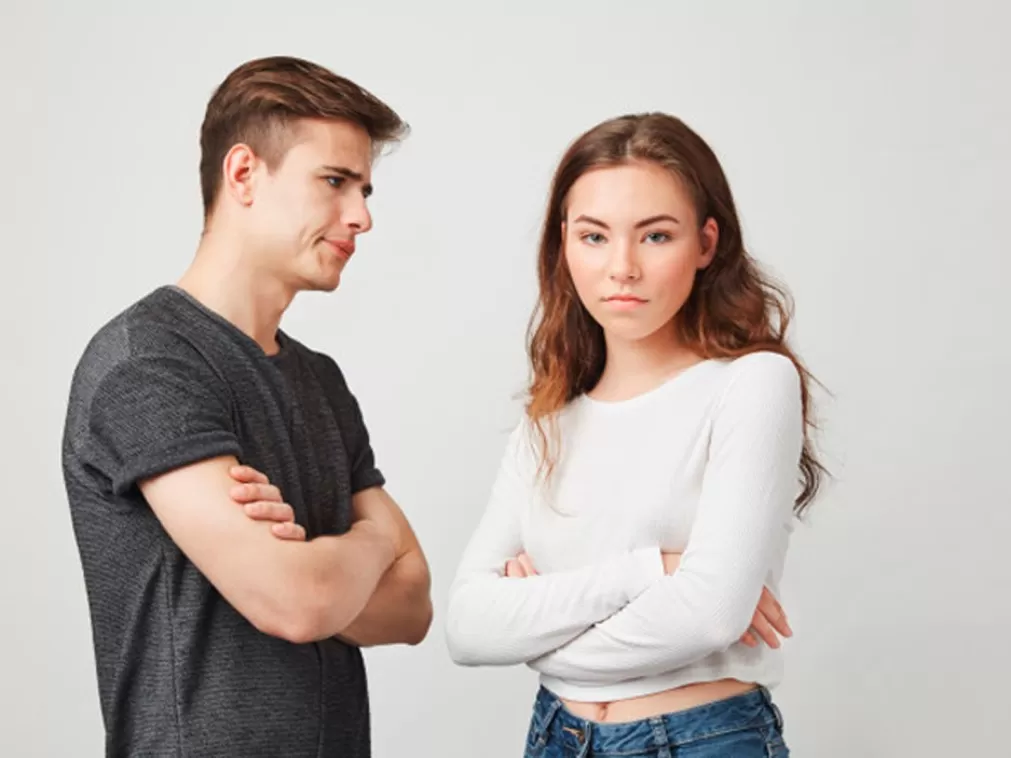
#> input picture data/input/input.jpg, 1011 x 758 px; its folder holds only this picture in this run
$ python -i generator_utils.py   (imports and definitions only)
#> lines starting #> are read from the running program, lines starting #| are printed output that depends on the picture; after the words box and inside, x2 and y2 are one past the last pixel; in counts of white or black regions, pixels touching at a corner belong together
#> further down, picture is the input picture: shape (758, 1011, 3); mean B, G, R 178, 182.5, 190.8
import cv2
import numpy as np
import os
import random

def remove_background(image):
    # 1. Converte para escala de cinza
    gray = cv2.cvtColor(image, cv2.COLOR_BGR2GRAY)
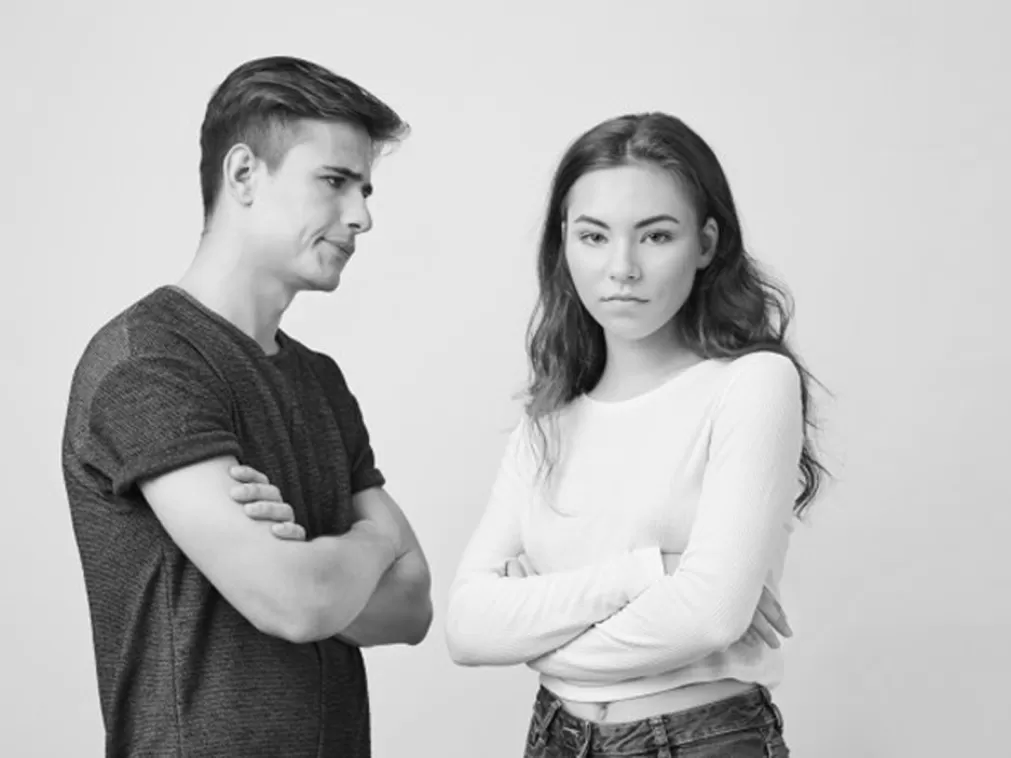
#> gray: shape (758, 1011); min 4, max 253, mean 184.5

    # 2. Aplica um leve desfoque para reduzir ruído nas bordas
    blurred = cv2.GaussianBlur(gray, (5, 5), 0)

    # 3. Threshold de Otsu: ele calcula o melhor limiar sozinho
    # (melhor que o fixo 240 que você estava usando)
    _, mask = cv2.threshold(blurred, 0, 255, cv2.THRESH_BINARY_INV + cv2.THRESH_OTSU)
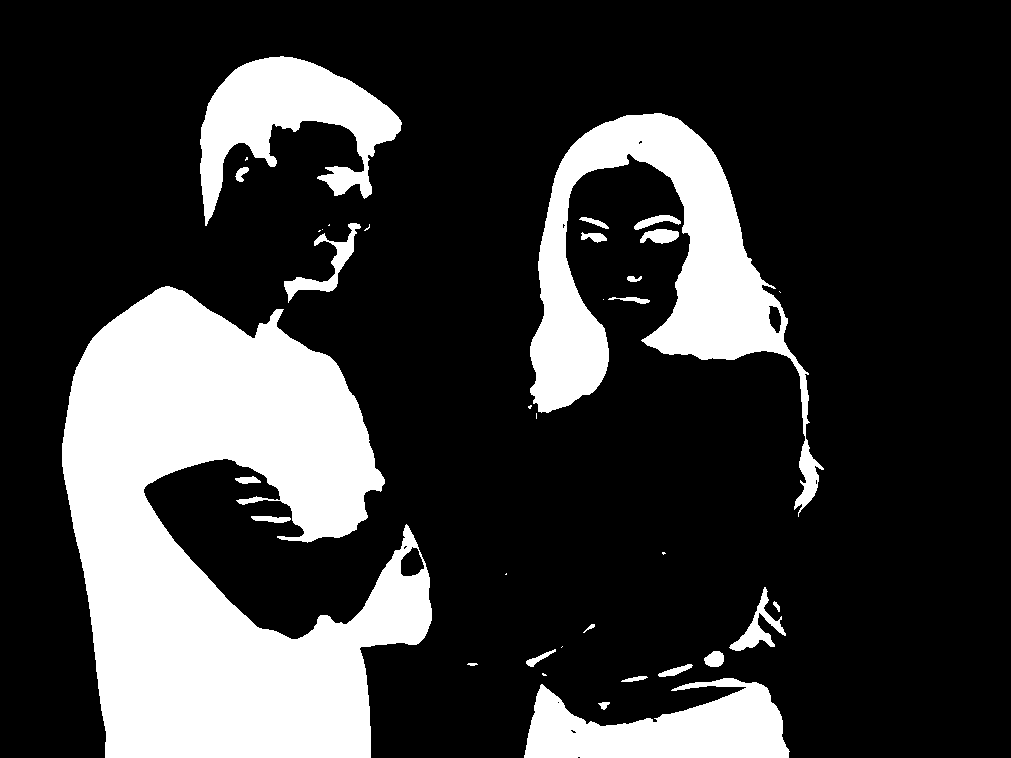
#> mask: shape (758, 1011); 22.4% white; 36 white regions (13 under 20 px), largest, box (x1, y1, x2, y2) and area: (62, 286, 432, 758) 105367, (530, 113, 824, 517) 33102, (200, 56, 402, 226) 14782

    # 4. Operação Morfológica (Closing): Fecha pequenos buracos dentro do objeto
    kernel = np.ones((5, 5), np.uint8)
    mask = cv2.morphologyEx(mask, cv2.MORPH_CLOSE, kernel)
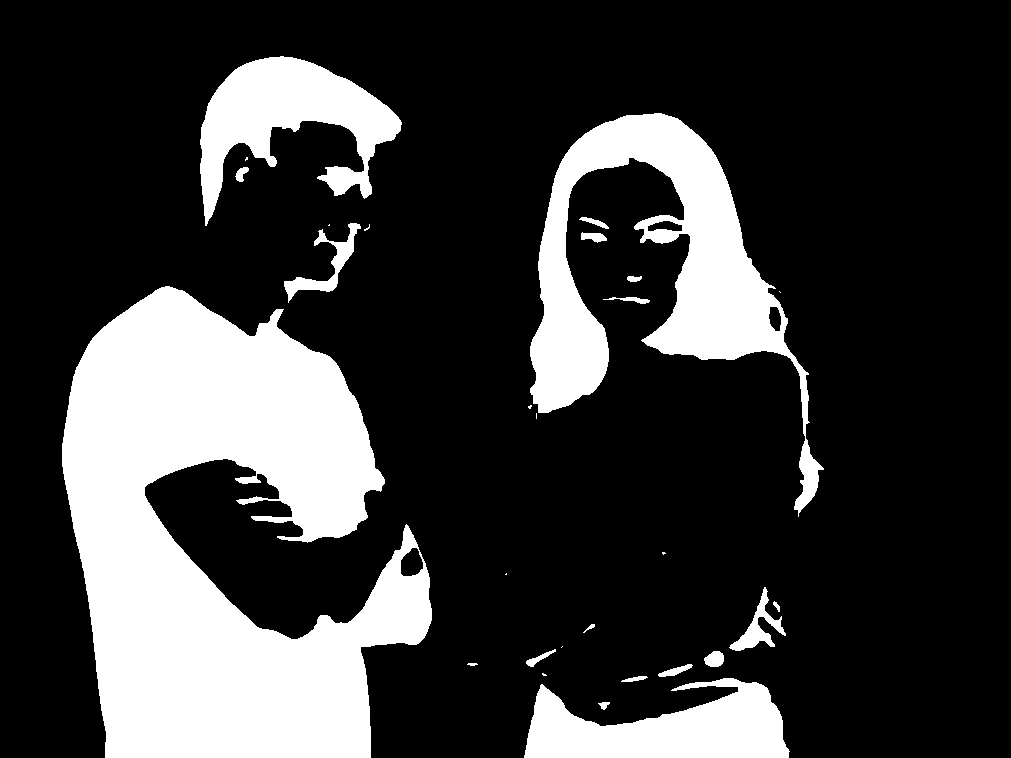
#> mask: shape (758, 1011); 22.5% white; 29 white regions (10 under 20 px), largest, box (x1, y1, x2, y2) and area: (62, 286, 432, 758) 105770, (530, 113, 824, 517) 34051, (200, 56, 402, 226) 14832

    # 5. Opcional: Dilatar levemente para garantir que não cortamos as bordas do objeto
    mask = cv2.dilate(mask, kernel, iterations=1)
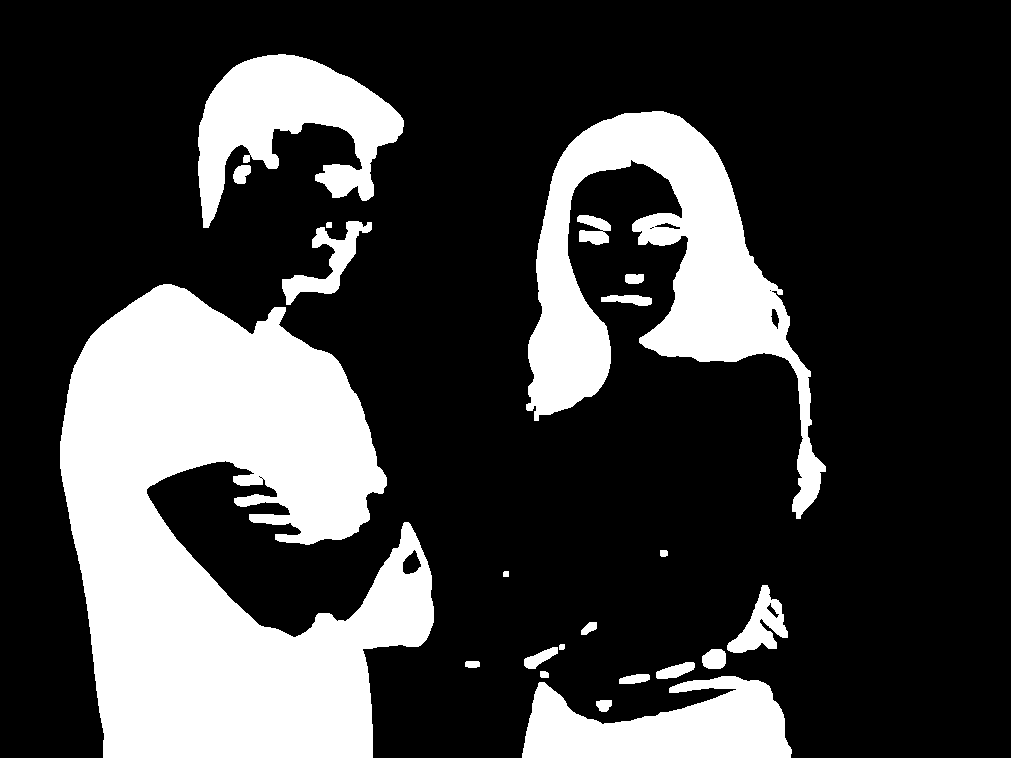
#> mask: shape (758, 1011); 24.8% white; 22 white regions, largest, box (x1, y1, x2, y2) and area: (60, 284, 434, 758) 111438, (526, 111, 826, 519) 39227, (198, 54, 404, 228) 17144

    return mask

# [63 lines left out: function generate_dataset, not called in this run]

>>> import cv2
>>> picture = cv2.imread('../data/input/input.jpg')
>>> result = remove_background(picture)
